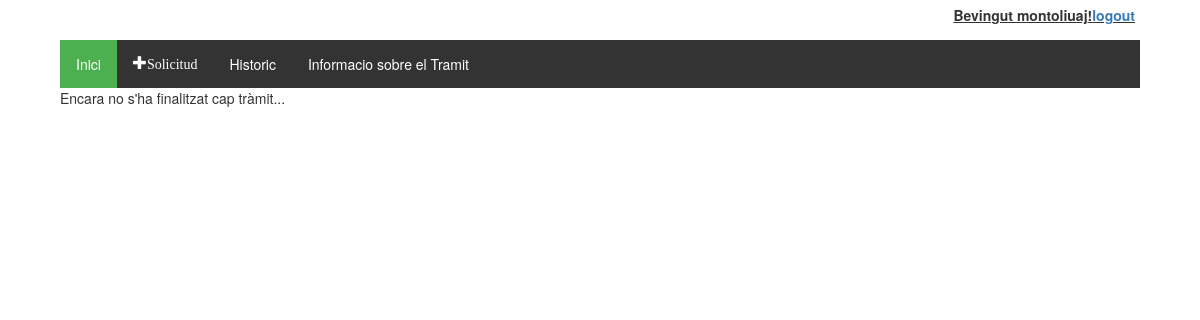
Before: /tramitador/historic/ (signed in) with the older database file.
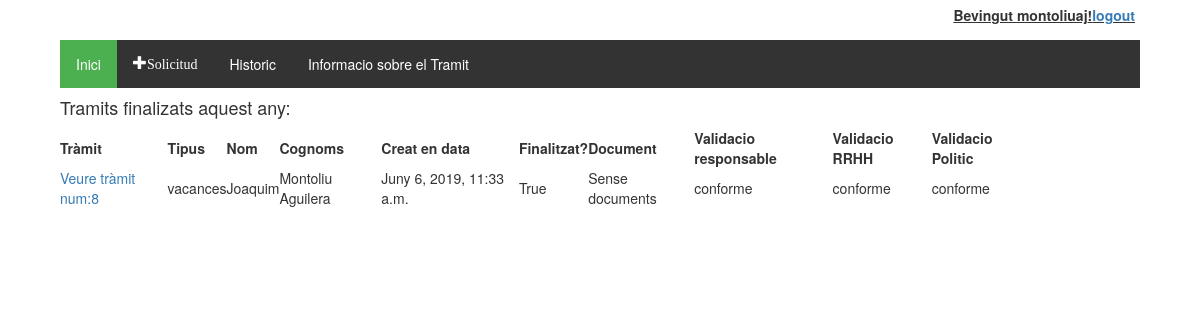
After: the same page with the newer database file.
### tramitador/models.py (models this page shows, shortened)
class Tramit(models.Model):
    validacio = (
        ('conforme','conforme'),
        ('inconforme','no conforme'),
        ('espera', 'en espera'),
    )
    tipologia = (
        ('vacances', 'Vacances'),
        ('perm_precep', 'Permisos preceptius'),
        ('perm_no_precep', 'Permisos no preceptius'),
        ('asum_p', 'Asumptes personals'),
    )
    treballador = models.ForeignKey(Treballadors, on_delete=models.CASCADE)
    document = models.ForeignKey(Document, on_delete=models.SET_NULL, null=True, blank=True)
    creat_en = models.DateTimeField(auto_now_add=True)
    modificat_en = models.DateTimeField(auto_now=True)
    data_sol = models.CharField(max_length=250, help_text = "Interval de dates amb guións '-', per dies no consecutios emprar ',' Exemple:01/01/2019 - 05/01/2019, 07/01/2019")
    tipus = models.CharField(max_length=40, choices=tipologia, default='asum_p')
    finalitzat = models.BooleanField(default=False)
    """Validacio de RRHH"""
    valRRHH = models.CharField(max_length=20, choices=validacio, default='espera')
    """Validacio del responsable"""
    valResp =  models.CharField(max_length=20, choices=validacio, default='espera')
    """Validacio del Politic"""
    valPol = models.CharField(max_length=20, choices=validacio, default='espera')
    """En cas de voler explicar el motiu"""
    missatge_usuari = models.CharField(max_length=2000, null = True, blank=True)
    missatge_responsable = models.CharField(max_length=2000, null = True, blank=True)
    """Millores per el admin site"""
    def was_published_recently(self):
        return self.creat_en >= timezone.now() - datetime.timedelta(days=1)
    was_published_recently.admin_order_field = 'creat_en'
    was_published_recently.boolean = True
    was_published_recently.short_description = 'Publicat recentment?'

class Treballadors(AbstractUser):
    usuari = models.CharField(max_length=20)
    """nom = models.CharField(max_length=20)
    cognoms = models.CharField(max_length=20)
    email = models.CharField(max_length=50)"""
    dni = models.CharField(max_length=20, null = True, blank=True)
    areas = models.ManyToManyField(Area)
    """rol = models.CharField(max_length=20, choices = tip_rols, default = 'treb')
    estat = models.CharField(max_length=10, choices = tip_estats, default = 'alta')"""

### tramitador/views.py (the view)
@login_required
def historic(request):
    today = datetime.date.today()
    groups = request.user.groups.all()
    tramits_finalitzats = Tramit.objects.all().filter(Q(treballador__id=request.user.id) & Q(finalitzat=True) &Q(creat_en__year=today.year))
    context = {'tramits_finalitzats': tramits_finalitzats}
    return render(request, 'tramits/historic.html', context)

### tramitador/templatetags/group.py (called while the page is built)
@register.filter(name='has_group')
def has_group(user, group_name):
    group_name = group_name.split(";")
    for group in group_name:
        if(user.groups.filter(name=group).exists()):
            return True
    return False

### tramitador/templates/tramits/historic.html
{% extends 'tramits/base.html' %}
{% block content %}
  {% if tramits_finalitzats %}
  <h4>Tramits finalizats aquest any:</h4>
  <div id="main_table">
    <table>
      <tr>
        <th>Tràmit</th><th>Tipus</th><th>Nom</th><th>Cognoms</th><th>Creat en data</th><th>Finalitzat?</th><th>Document</th>
        <th>Validacio responsable</th><th>Validacio RRHH</th><th>Validacio Politic</th>
      </tr>
      {% for tramit in tramits_finalitzats %}
      <tr>
        <td><a href="{% url 'tramit_detall' tramit.id %}">Veure tràmit num:{{tramit.id}}</a></td><td>{{tramit.tipus}}</td><td>{{tramit.treballador.first_name}}</td><td>{{tramit.treballador.last_name}}</td>
        <td>{{tramit.creat_en}}</td><td>{{tramit.finalitzat}}</td>
        <td>
          {% if tramit.document %}
            <a href='{{ tramit.document.document.url }}' class="glyphicon glyphicon-save-file"></a>
          {% else %}
            Sense documents
          {% endif %}
        </td>
        <td>{{tramit.valResp}}</td><td>{{tramit.valRRHH}}</td><td>{{tramit.valPol}}</td>
      </tr>
      {% endfor %}
    </table>
    </div>
    {% else %}
      Encara no s'ha finalitzat cap tràmit...
  {% endif %}
{% endblock %}

Changed rows visible on the page:
added Tramit: id "8", tipus "vacances", treballador.first_name "Joaquim", treballador.last_name "Montoliu Aguilera", creat_en "Juny 6, 2019, 11:33 a.m.", finalitzat "True", shows "Sense documents", valResp "conforme", valRRHH "conforme", valPol "conforme"
Other visible differences:
text no longer shown: "Encara no s'ha finalitzat cap tràmit..."
text now shown: "Tramits finalizats aquest any: Tràmit Tipus Nom Cognoms Creat en data Finalitzat? Document Validacio responsable Validacio RRHH Validacio Politic"
